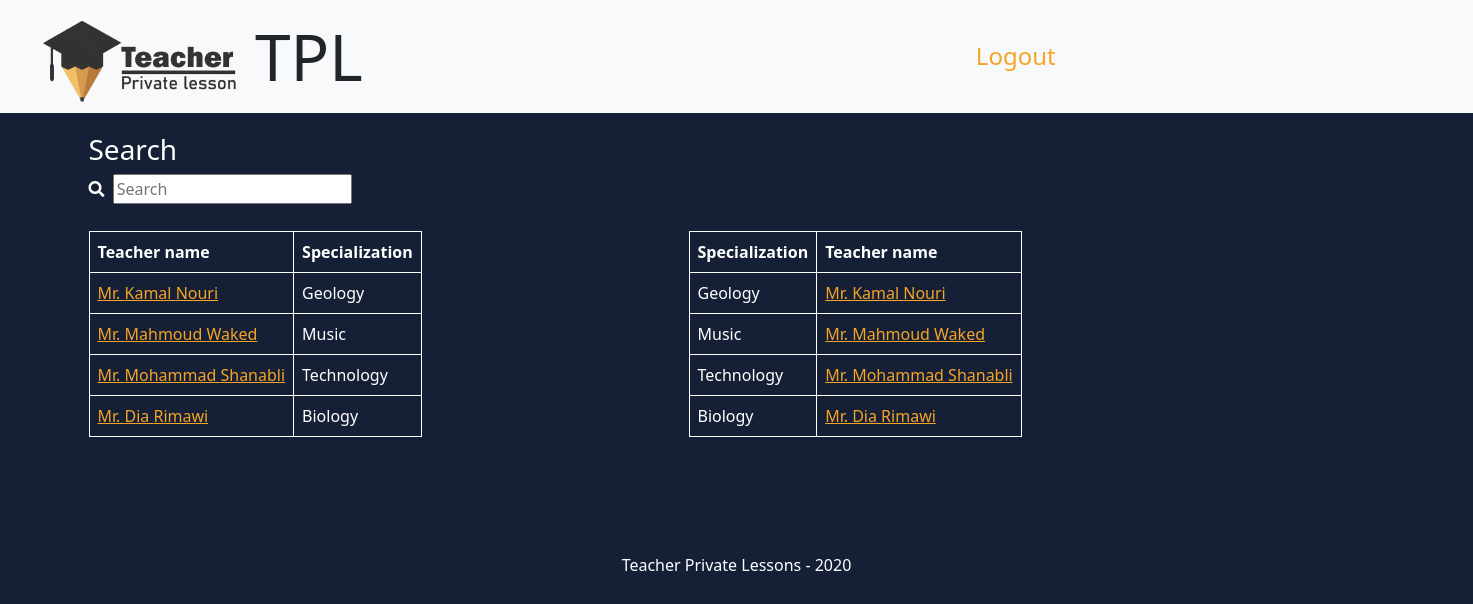
/home/, run on the app's committed database.
### TPL_app/models.py (models this page shows)
class Teacher(models.Model):
    first_name = models.CharField(max_length=255)
    last_name = models.CharField(max_length=255)
    occupation = models.CharField(max_length=255)
    specialization = models.CharField(max_length=255)
    education = models.CharField(max_length=255)
    gender = models.CharField(max_length=6, null=True)
    email = models.CharField(max_length=255, null=True)
    password = models.CharField(max_length=255, null=True)
    profile_pic = models.ImageField(upload_to='images/', null=True, blank=True)
    created_at = models.DateTimeField(auto_now_add=True)
    updated_at = models.DateTimeField(auto_now=True)

### TPL_app/views.py (the view, shortened to what this page needs)
# urls.py: 2. Add a URL to urlpatterns:  path('', views.home, name='home')
def home(request):
    context = {}
    url_parameter = request.GET.get("q")
    print(url_parameter)
    if url_parameter:
        teachers = Teacher.objects.filter(first_name__icontains=url_parameter)
        teacher_subject = Teacher.objects.filter(
            specialization__icontains=url_parameter)
    else:
        teachers = Teacher.objects.all()
        teacher_subject = Teacher.objects.all()
    context['teachers'] = teachers
    context['specialization'] = teacher_subject
    return render(request, "home_page.html", context)

### TPL_app/templates/home_page.html (shortened to what this page needs)
<!DOCTYPE html>
<html lang="en">
<head>
    {% load static %}
    <link rel="stylesheet" href="https://use.fontawesome.com/releases/v5.8.2/css/all.css">
    <link rel="stylesheet" href="{% static 'css/home_page_style.css' %}" media="screen">
    <link href="https://cdn.jsdelivr.net/npm/bootstrap@5.0.0-beta1/dist/css/bootstrap.min.css" rel="stylesheet">
</head>
<body>
    <nav class="navbar navbar-expand-lg navbar-light bg-light">
        <div class="head">
            <img src="{% static 'images/logo.png' %}" width="200px">
            <h1 class="display-3" >TPL</h1>
        </div>
        <div class="collapse navbar-collapse" id="navbarSupportedContent">
            <ul class="navbar-nav me-auto mb-2 mb-lg-0">
                <li class="nav-item">
                  <a class="nav-link active" href="/logout">Logout</a>
                </li>
          </ul>
        </nav>
            <div class="container">
              <div class="row">
                <h3>Search</h3>
              <div>
                <i id="search-icon" class="fas fa-search"></i>
                <input id="user-input" placeholder="Search">
              </div>
            </div>
            <div class="row">
              <div id="replaceable-content">
                {% include 'search.html' %}
            </div>
              </div>
            </div>
            <div class="footer1">
              <footer>Teacher Private Lessons - 2020</footer>
            </div>
</body>
</html>

### TPL_app/templates/search.html
{% if teachers %}
    <table class="table" style="display: inline-block; width:600px;">
        <thead>
            <th>Teacher name</th>
            <th>Specialization</th>
        </thead>
        <tbody>
            {% for teacher in teachers %}
            <tr>
            <td><a href="teacher-profile/{{teacher.id}}">{{teacher.gender}} {{teacher.first_name}} {{teacher.last_name}}</a></td>
            <td>{{teacher.specialization}}</td>
            </tr>
            {% endfor %}
            </tbody>
        {% else %}
        <div>No teachers found.</div>
    </ul>
{% endif %}
{% if specialization %}
    <table class="table" style="display: inline-block; width:600px;">
        <thead>
            <th>Specialization</th>
            <th>Teacher name</th>
        </thead>
        <tbody>
        {% for subject in specialization %}
        <tr>
        <td>{{subject.specialization}}</td>
        <td><a href="teacher-profile/{{subject.id}}">{{subject.gender}} {{subject.first_name}} {{subject.last_name}}</a></td>
        </tr>
        {% endfor %}
        </tbody>
    </table>
        {% else %}
        <div>No subjects found.</div>
{% endif %}

### TPL_app/static/css/home_page_style.css (style rules this page uses)
.head { display: inline-flex; margin: 10px 0 0 40px; width: 400px; align-items: center; }
.head img { display: inline-block; }
h1 { display: inline-block; margin-left: 15px; }
#search-icon { color: #fff; }
h3 { color: white; }
.container { margin-top: 20px; }
.fas { width: 20px !important; height: 50px; }
ul { display: inline-block; margin-left: 600px !important; width: 500px !important; }
.navbar-nav .nav-link { width: 180px !important; margin-left: 5px !important; font-size: x-large; }
body { background-color: #152036 !important; }
a { color: rgb(245 164 37) !important; }
.table tr td { border: 1px solid rgb(255, 255, 255); color: white !important; }
.table thead th { border: 1px solid rgb(255, 255, 255); }
.fas { width: 100px; height: 50px; }
.table { color: white !important; }
.footer1 { width: 100%; color: white; margin-top: 100px; text-align: center; }

### data on the page
Teacher: gender "Mr.", first_name "Kamal", last_name "Nouri", specialization "Geology"
Teacher: gender "Mr.", first_name "Mahmoud", last_name "Waked", specialization "Music"
Teacher: gender "Mr.", first_name "Mohammad", last_name "Shanabli", specialization "Technology"
Teacher: gender "Mr.", first_name "Dia", last_name "Rimawi", specialization "Biology"
